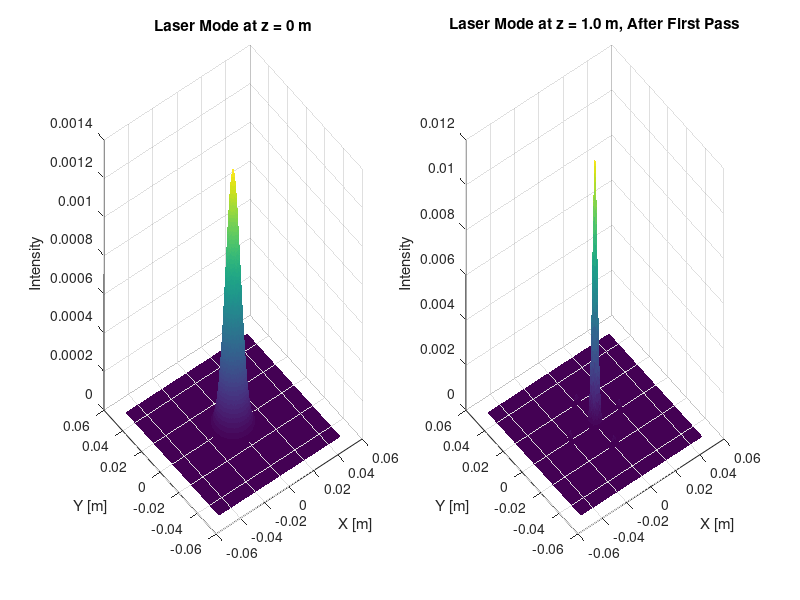
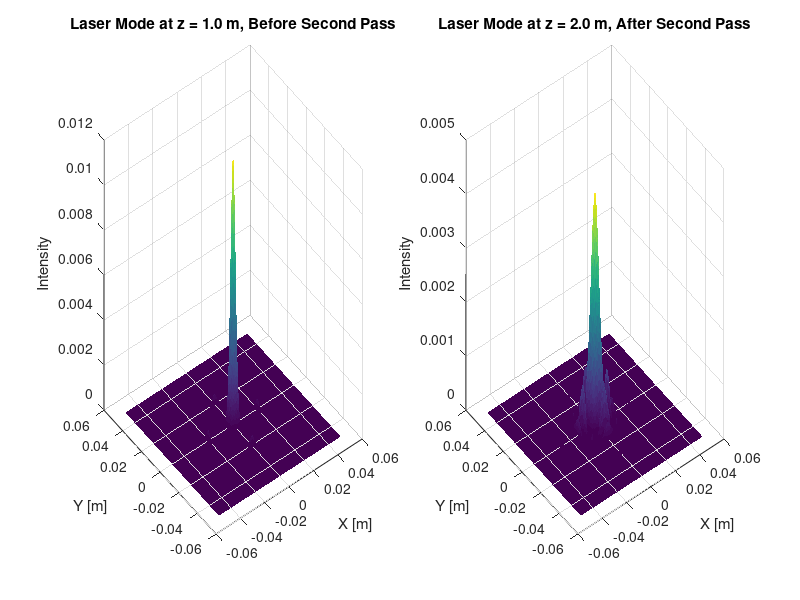
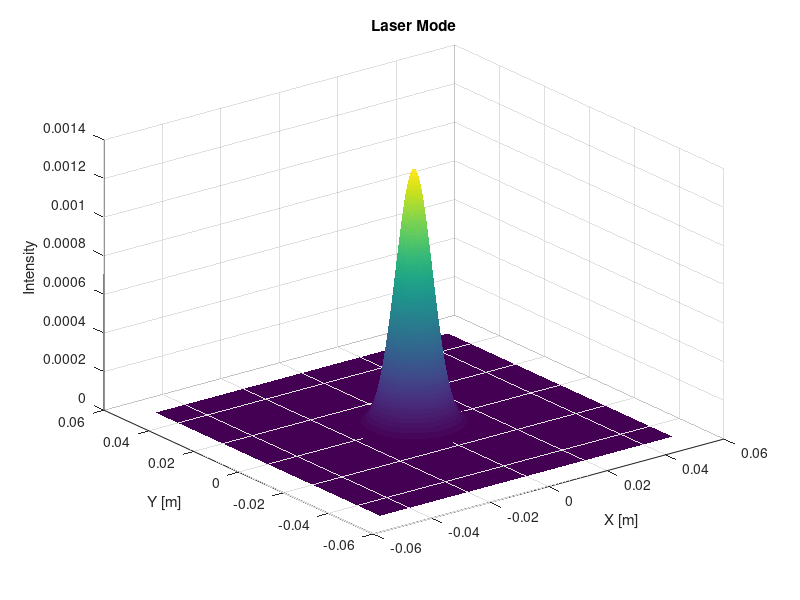

Here is the MATLAB script that generated these plots, in order: (Note: this script raises an error after producing the figures.)
% --- SETUP --- %

% Constants

c = 3*10^8; % speed of light, [m/s]
eps0 = (1/(36*pi))*10^(-9); % vacuum permittivity, [F/m]

% Adjustable parameters

L = 1; % length of cavity, [m]
D1 = 0.0254; % diameter of mirror 1, [m]
D2 = D1; % diameter of mirror 2, [m]
Rc1 = 3; % radius of curvature for mirror 1, [m]
Rc2 = Rc1; % radius of curvature for mirror 2, [m]
N = 1000; % number of mesh points along each dim of mesh grid
lambda = 780e-9; % laser wavelength, [m]
W = 5e-2; % domain half width, [m]
CFL = 0.0625;


% Derived parameters

k0 = 2*pi/lambda; % freespace wavenumber, [m^-1]
D = 1i/(2*k0); % diffraction operator

% Grid
x = linspace(-W,W,N);
y = x;
dx = x(2) - x(1);
dy = dx;
%dz = CFL*4*k0*dx^2; % CFL-like condition, [m]
dz = L; % make each step a trip across the cavity
[X,Y] = meshgrid(x,y); % space domain

% Input beam
w0 = 0.01; % input beam radius, [m]
E0 = exp(-(X.^2+Y.^2)/w0.^2); % input wave

I0 = 0.5*eps0*c*abs(E0).^2;

fig = figure; 
subplot(1,2,1)   % 1 row, 2 columns, first plot
surf(X, Y, I0, 'LineStyle','none');
title('Laser Mode at z = 0 m')
zlabel('Intensity')
xlabel('X [m]')
ylabel('Y [m]')

% Stability
g1 = 1 - L/Rc1; % stability parameter 1
g2 = 1 - L/Rc2; % stability paramter 2
g = g1*g2; % stability product, 0 < g < 1 for a stable cavity

% Set up frequency space
kx = (2*pi/(N*dx)) * (-N/2 : N/2-1);   % range from -pi/dx to +pi/dx
ky = kx;  % symmetric, since dx = dy

% Make 2D mesh in frequency space
[KX, KY] = meshgrid(kx, ky);

% Free space transfer function of propagation 
H=exp(1i/(2*k0)*dz*(KX.^2+KY.^2));

% Mirror phase
M = exp(1i*k0*(X.^2+Y.^2)/(2*Rc1));

% Beam interacts with RHS mirror at L/2
E0 = E0.*M;

save_interval = 1; % save frequency

% Pass 1
E=E0; % initialize E
n1=0; % initialize step
for z=0:dz:L % take steps of size dz, from 0 to L
    n1=n1+1; 
    Zp(n1) = z+dz; % distance propagated so far
    % Propagation in frequency domain, step 2
    % Gaussian Beam in frequency domain 
    FE = fft2(E); 
    % Propagated Gaussian beam in frequency domain 
    FE = FE.*fftshift(H); 
    % Propagated Gaussian beam in space domain 
    E = ifft2(FE); 
    % Step propagation through medium 
    if mod(n1, save_interval) == 0
        step_label = sprintf('step_%d', n1);
        Es.(step_label) = E; % save intermediate field
    end
end

I = 0.5*eps0*c*abs(E).^2;
subplot(1,2,2)   % 1 row, 2 columns, first plot
surf(X, Y, I, 'LineStyle','none');
title(sprintf('Laser Mode at z = %.1f m, After First Pass', L))
zlabel('Intensity')
xlabel('X [m]')
ylabel('Y [m]')

% Pass 2

% Beam interacts with LHS mirror at -L/2
E = E.*M;

fig = figure;
I = 0.5*eps0*c*abs(E).^2;
subplot(1,2,1)   % 1 row, 2 columns, first plot
surf(X, Y, I, 'LineStyle','none');
title(sprintf('Laser Mode at z = %.1f m, Before Second Pass', L))
zlabel('Intensity')
xlabel('X [m]')
ylabel('Y [m]')

n1=0; % initialize step
for z=0:dz:L % take steps of size dz, from 0 to L
    n1=n1+1; 
    Zp(n1) = z+dz; % distance propagated so far
    % Propagation in frequency domain, step 2
    % Gaussian Beam in frequency domain 
    FE = fft2(E); 
    % Propagated Gaussian beam in frequency domain 
    FE = FE.*fftshift(H); 
    % Propagated Gaussian beam in space domain 
    E = ifft2(FE); 
    % Step propagation through medium 
    if mod(n1, save_interval) == 0
        step_label = sprintf('step_%d', n1);
        Es.(step_label) = E; % save intermediate field
    end
end

I = 0.5*eps0*c*abs(E).^2;
subplot(1,2,2)   % 1 row, 2 columns, first plot
surf(X, Y, I, 'LineStyle','none');
title(sprintf('Laser Mode at z = %.1f m, After Second Pass', 2*L))
zlabel('Intensity')
xlabel('X [m]')
ylabel('Y [m]')

% --- SIMULATION --- %

% Fourier transform

% Diffraction

% Fourier transform

% Refraction


% Mirror interaction

% Delete light that is clipped by mirror boundary

% Apply phase screen to simulate concave mirror

% Flip sign of delta z to send the light back in the opposite direction


% Repeat once more 

%% Post-processing

% Calculations

I = 0.5*eps0*c*abs(E0).^2; % intensity, [W/m^2]

% Graphing

figure(3);
surf(X, Y, I, 'LineStyle','none');
title('Laser Mode')
zlabel('Intensity')
xlabel('X [m]')
ylabel('Y [m]')

%% Helper functions

% Fourier transforms
function G = ft(g, delta)
    G = fftshift(fft(fftshift(g))) * delta;
end

function g = ift(G, delta_f)
    g = ifftshift(ifft(ifftshift(G))) * length(G) * delta_f;
end


%% Example, Poon and Kim

%Simulation of Gaussian Beam Focused by a Lens Using BPM 
%Paramters suggested for simulation : 
% Ld (light wavelength) =0.633, wo (waist)=10, 
% dz(sample distance along z)=800, Z(total final distance away from lens) =40000, 
% f(focal length)= 16000

%Gaussian Beam 
N=255; % sampling number 
L=50*10^(-3); %Display area 
%Ld=input('wavelength of light in [micrometers] = ?'); 
Ld = 0.633;
Ld=Ld*10^(-6); 
ko=(2*pi)/Ld; 
%wo=input('Waist of Gaussian Beam in [mm] = ?'); 
wo = 10;
wo=wo*10^(-3); 
%dz=input('step size of z (dz) in [mm] = ?'); 
dz =800;
dz=dz*10^(-3); 
%Z=input('destination of z in [mm] = ? '); 
Z=40000;
%Z=Z*10^(-3); %Focal length of Lens 
%f=input('Focal length of lens in [mm]= ?'); 
f= 16000;
f=f*10^(-3);

% dx : step size 
dx=L/N; 
for n= 1:256 
    for m=1:256 %Space axis 
        x(m)=(m-1)*dx-L/2; 
        y(n)=(n-1)*dx-L/2; 
        %Frequency axis 
        Kx(m)=(2*pi*(m-1))/(N*dx)-((2*pi*(N-1))/(N*dx))/2; 
        Ky(n)=(2*pi*(n-1))/(N*dx)-((2*pi*(N-1))/(N*dx))/2; 
    end 
end

[X,Y]=meshgrid(x,y); 
[KX, KY]=meshgrid(Kx,Ky); 

%Gaussian Beam in space domain 
Gau_ini=(1/(wo*pi^0.5))*exp(-(X.^2+Y.^2)./(wo^2));

%Energy of the initial Gaussian beam
Energy_ini=dx*dx*sum(sum(abs(Gau_ini).^2))

%Lens Equation 
L=exp(1i*ko/(2*f)*(X^2+Y^2)); 

%Gaussian Beam passed through the lens 
Gau_ini=Gau_ini.*L; % multiplicative phase operator in real space, step 1

%Free space transfer function of propagation 
H=exp(1i/(2*ko)*dz*(KX.^2+KY.^2));

%Iterative Loop 
Gau=Gau_ini; 
n1=0; 
for z=0:dz:Z 
    n1=n1+1; 
    Zp(n1)=z+dz; 
    % Propagation in frequency domain, step 2
    %Gaussian Beam in Frequency domain 
    FGau=fft2(Gau); 
    %Propagated Gaussian beam in Frequency domain 
    FGau=FGau.*fftshift(H); 
    %Propagated Gaussian beam in space domain 
    Gau=ifft2(FGau); 
    %Step propagation through medium 
    Gau_pro(:,n1)=Gau(:,127); 
end

%Energy of the final propagated Gaussian beam, 
%to check conservation of energy 
Energy_pro=dx*dx*sum(sum(abs(Gau).^2))

%axis in mm scale 
x=x*10^3; 
y=y*10^3; 
Zp=Zp*10^3; 
MAXl=max(max(abs(Gau_ini))); 
MAX2=max(max(abs(Gau))); 
MAX=max([MAXl MAX2]);

figure(1); 
mesh(x,y,abs(Gau_ini)) 
title('Initial Gaussian Beam') 
xlabel('x [mm]') 
ylabel('y [mm]') 
axis([min(x) max(x) min(y) max(y) 0 MAX]) 
axis square

figure(2); 
mesh(x,y,abs(Gau)) 
title('Propagated Gaussian Beam at Z') 
xlabel('x [mm]') 
ylabel('y [mm]') 
axis([min(x) max(x) min(y) max(y) 0 MAX]) 
axis square

figure(3); 
for l=1:n1
plot3(x',Zp(l)*ones(size(x')),abs(Gau_pro(:,l))) 
hold on 
end 
axis([min(x) max(x) min(Zp) max(Zp)]) 
grid on 
title('Beam profile along z') 
xlabel('x [mm]') 
ylabel('z [mm]') 
hold off

figure(4); 
A=max(abs(Gau_pro));  
N_Gau_pro=abs(Gau_pro) ./ A; 
contour(Zp,x,N_Gau_pro, [ exp(-1) exp(-1)], 'k') 
grid on 
title('Beam waist along z') 
xlabel('z [mm]') 
ylabel('x [mm]')